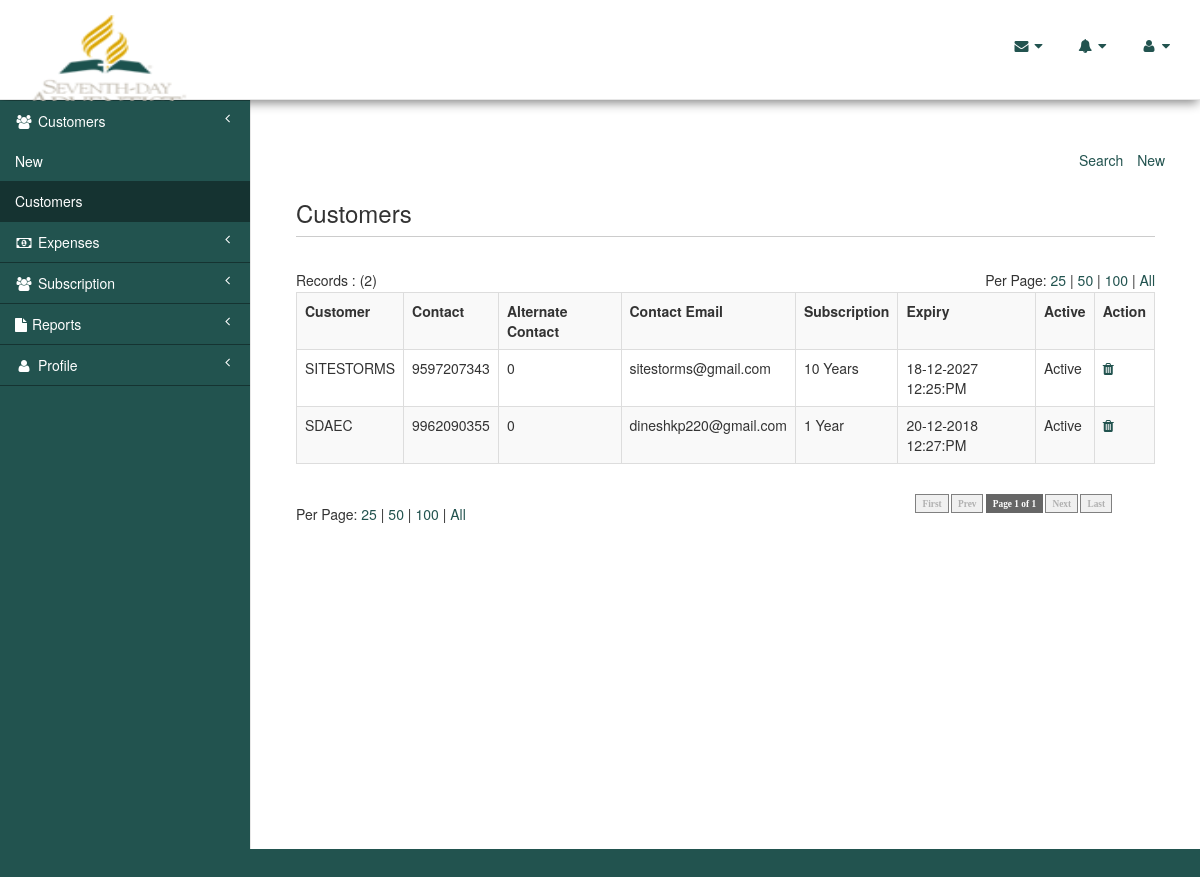
The page /bc/07062021/admin/customersList.php (signed in) on the database its author committed.
### tables this page shows
CREATE TABLE IF NOT EXISTS `customers` (
  `id` int(11) NOT NULL AUTO_INCREMENT,
  `name` varchar(100) NOT NULL,
  `logo` varchar(100) NOT NULL,
  `address` text NOT NULL,
  `phone` bigint(20) NOT NULL,
  `alternate_no` bigint(20) DEFAULT NULL,
  `email` varchar(100) NOT NULL,
  `subscription` int(5) NOT NULL,
  `created_at` int(11) NOT NULL,
  `created_by` int(11) NOT NULL,
  `updated_by` int(11) DEFAULT NULL,
  `updated_at` int(11) DEFAULT NULL,
  `expires_at` int(11) DEFAULT NULL,
  `active` int(1) NOT NULL DEFAULT '1',
  PRIMARY KEY (`id`)
);

CREATE TABLE IF NOT EXISTS `subscription` (
  `id` int(11) NOT NULL AUTO_INCREMENT,
  `name` varchar(100) NOT NULL,
  `price` float(8,2) NOT NULL,
  `created_by` int(11) NOT NULL,
  `created_at` int(11) NOT NULL,
  `updated_at` int(11) NOT NULL,
  `updated_by` int(11) NOT NULL,
  `active` int(1) NOT NULL DEFAULT '1',
  PRIMARY KEY (`id`)
);

### bc/07062021/admin/customersList.php (the view, shortened to what this page needs)
<?php
    require_once('includes/header.php');
    require_once('includes/config.php');
    require_once("includes/pagination.php");
    $query = "SELECT * FROM customers";
    $result = mysqli_query($con,$query);
    $total_items = mysqli_num_rows($result);
    $limit = (isset($_GET["limit"])) ? $_GET["limit"] : 25;
    $page = (isset($_GET["page"]))? $_GET["page"] : 1;
    if( $limit == 'all' ) {
        $total_category = ceil($total_items / $total_items);
    }
    else {
        $total_category = ceil($total_items / $limit);
    }
    $set_limit = (($page*$limit)-$limit);
    $reload = $_SERVER['PHP_SELF'] . "?limit=" . $limit;
?>
    <div id="wrapper">
        <?php require_once('includes/menu.php'); ?>
        <div id="page-wrapper">
            <div class="row">
                <div class="col-lg-12">
                    <br/>
                    <ul class="list-inline pull-right bbottom">
                        <li>
                            <a href="javascript:void(0);" data-toggle="collapse" data-target="#pSearch">Search</a>
                        </li>
                        <li>
                            <a href="newCustomer.php">New</a>
                        </li>
                    </ul>
                </div>
                <div class="col-lg-12">
                    <section id="content" style="border-bottom:none;">
                    <article id="cleft">
                    <div class="col-lg-12">
                        <h3>Customers</h3>
                        <table width="100%" cellpadding="0" cellspacing="0" border="0">
                            <?php
                                $limit_data = "";
                                if( $limit !='all') {
                                    $limit_data .= " LIMIT $set_limit, $limit";
                                }
                                $fquery = "SELECT c.*,s.name as sname FROM customers c join subscription s on c.subscription = s.id $limit_data";
                                $fresult = mysqli_query($con,$fquery);
                                if( $total_items>0 ) { ?>
                                <tr height="25" valign="middle">
                                    <td>Records : (<?php echo $total_items;?>)</td>
                                    <td colspan="4" align="right">
                                        <?php echo("Per Page:
                                            <a href=$reload?limit=25&page=1>25</a> |
                                            <a href=$reload?limit=50&page=1>50</a> |
                                            <a href=$reload?limit=100&page=1>100</a> |
                                            <a href=$reload?limit=all&page=1>All</a><br/>
                                        ");
                                        ?>
                                    </td>
                                </tr>
                        </table>
                        <table class="table table-striped table-bordered table-hover">
                            <tr>
                                <th> Customer </th>
                                <th> Contact </th>
                                <th> Alternate Contact </th>
                                <th> Contact Email </th>
                                <th> Subscription </th>
                                <th> Expiry </th>
                                <th> Active </th>
                                <th> Action </th>
                            </tr>
                        <?php while( $row = mysqli_fetch_assoc($fresult)){
                            $id = $row['id'];
                            $name = $row['name'];
                            $email   = $row['email'];
                            $contact   = $row['phone'];
                            $expires   =  date( 'd-m-Y H:i:A' ,$row['expires_at']);
                            $acontact   = $row['alternate_no'];
                            $sname   = $row['sname'];
                            $active   = $row['active'];
                        ?>
                            <tr>
                                <td>
                                    <span class="uppercase"><?php echo $name; ?> </span>
                                </td>
                                <td>
                                    <span><?php echo $contact;?> </span>
                                </td>
                                <td>
                                    <span><?php echo $acontact;?> </span>
                                </td>
                                 <td>
                                    <span><?php echo $email;?> </span>
                                </td>
                                <td>
                                    <span><?php echo $sname;?> </span>
                                </td>
                                <td>
                                    <span><?php echo $expires;?> </span>
                                </td>
                                <td>
                                    <span><?php
                                        if( $active == 1){
                                            echo "Active";
                                        }else{
                                            echo "Inactive";
                                        }
                                    ?> </span>
                                </td>
                                <td>
                                    <span class="icons"><a href="javascript:void(0);" id="<?php echo $id;?>" data-id="<?php echo $id;?>" class="deleteOffCat"><i class="fa fa-trash"></i></a></span>
                                </td>
                            </tr>
                        <?php } ?>
                        <?php } ?>
                        </table>
                        <table width="95%" border="0" cellspacing="0" cellpadding="0"  border="0">
                            <tr>
                            <td height="25">
                                <?php
                                    echo("<br/>Per Page:
                                    <a href=$reload?limit=25&page=1>25</a> |
                                    <a href=$reload?limit=50&page=1>50</a> |
                                    <a href=$reload?limit=100&page=1>100</a> |
                                    <a href=$reload?limit=all&page=1>All</a><br/>
                                    ");
                                ?>
                            </td>
                            <td align="right">
                                <?php echo paginate_one( $reload, $page, $total_category ); ?>
                            </td>
                            </tr>
                        </table>
                    </div>
                    </article>
                </section>
                </div>
            </div>
            </div>
        </div>
<?php require_once('includes/footer.php'); ?>

### rows shown on the page
customers: name "SITESTORMS", phone "9597207343", alternate_no "0", email "sitestorms@gmail.com", subscription.name "10 Years", expires_at "18-12-2027 12:25:PM", active "Active"
customers: name "SDAEC", phone "9962090355", alternate_no "0", email "dineshkp220@gmail.com", subscription.name "1 Year", expires_at "20-12-2018 12:27:PM", active "Active"

### other values the page prints
$total_items "2"
$firstlabel "First"
$prevlabel "Prev"
$page "1"
$tpages "1"
$nextlabel "Next"
$lastlabel "Last"
